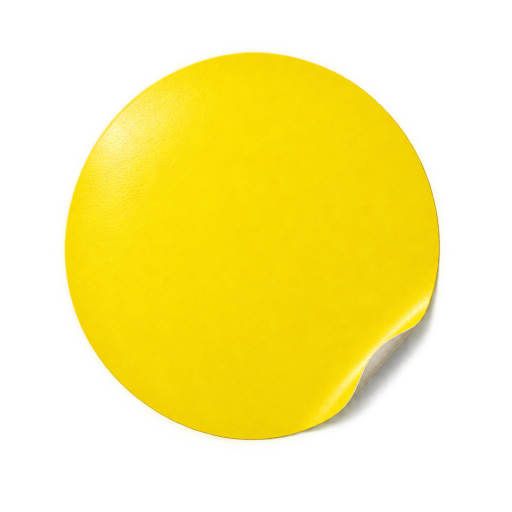
#> input picture art/objects/renders/sticker-1k.png, 1024 x 1024 px, given in place of renders, which was not available (shown at 1/2 size)
$ python contact_sheet.py ../../../../art/objects/renders --out out.png
#> lines starting #> are read from the running program, lines starting #| are printed output that depends on the picture; after the words box and inside, x2 and y2 are one past the last pixel; in counts of white or black regions, pixels touching at a corner belong together
#!/usr/bin/env python3
"""Tile renders into one sheet for review.

  contact_sheet.py a.png b.png c.png -o sheet.png --labels
  contact_sheet.py renders/*.png -o sheet.png --zone 0.2,0.1,0.8,0.4
  contact_sheet.py stage-*.png -o drift.png --drift

--zone outlines a text/safe area (fractions x0,y0,x1,y1) on every tile.
--drift adds a row of amplified differences between consecutive images, so
registration drift across stages shows up as bright pixels.
Transparent images sit on a checkerboard so edges and halos are visible.
"""
from __future__ import annotations

import argparse
import math
from pathlib import Path

from PIL import Image, ImageChops, ImageDraw, ImageOps

LABEL_H = 22


def checker(size: tuple[int, int], cell: int = 12) -> Image.Image:
    bg = Image.new("RGB", size, (235, 235, 235))
    d = ImageDraw.Draw(bg)
    for y in range(0, size[1], cell):
        for x in range((y // cell % 2) * cell, size[0], cell * 2):
            d.rectangle([x, y, x + cell - 1, y + cell - 1], fill=(200, 200, 200))
    return bg


def tile(img: Image.Image, width: int) -> Image.Image:
    h = round(img.height * width / img.width)
    img = img.resize((width, h), Image.LANCZOS)
    if img.mode in ("RGBA", "LA") or "transparency" in img.info:
        rgba = img.convert("RGBA")
        base = checker(rgba.size)
        base.paste(rgba, mask=rgba.split()[3])
        return base
    return img.convert("RGB")


def drift(a: Image.Image, b: Image.Image, width: int) -> Image.Image:
    a = a.convert("RGB")
    b = b.convert("RGB").resize(a.size, Image.LANCZOS)
    diff = ImageOps.autocontrast(ImageChops.difference(a, b).convert("L"), cutoff=1)
    return tile(diff.convert("RGB"), width)


def main() -> None:
    ap = argparse.ArgumentParser(description=__doc__, formatter_class=argparse.RawDescriptionHelpFormatter)
    ap.add_argument("images", nargs="+", type=Path)
    ap.add_argument("-o", "--out", type=Path, required=True)
    ap.add_argument("--cols", type=int, default=0, help="default: up to 4")
    ap.add_argument("--width", type=int, default=480, help="tile width in px")
    ap.add_argument("--labels", action="store_true")
    ap.add_argument("--zone", type=str, help="x0,y0,x1,y1 as fractions")
    ap.add_argument("--drift", action="store_true")
    args = ap.parse_args()

    sources = [Image.open(p) for p in args.images]
#> sources = 1 item
    tiles = [(p.name, tile(im, args.width)) for p, im in zip(args.images, sources)]
#> in tile, `img = img.resize((width, h), Image.LANCZOS)`:
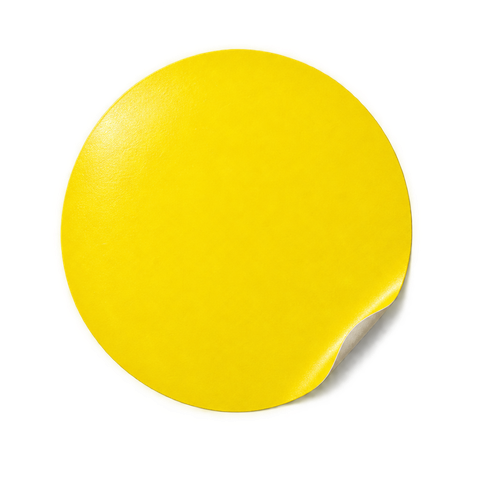
#> img: PIL image 480x480 RGBA; mean R, G, B, A 115.1, 102.2, 6.3, 109.6; transparent parts drawn white
#> in checker, `bg = Image.new("RGB", size, (235, 235, 235))`: bg: PIL image 480x480 RGB; every value is 235
#> in tile, `base = checker(rgba.size)`:
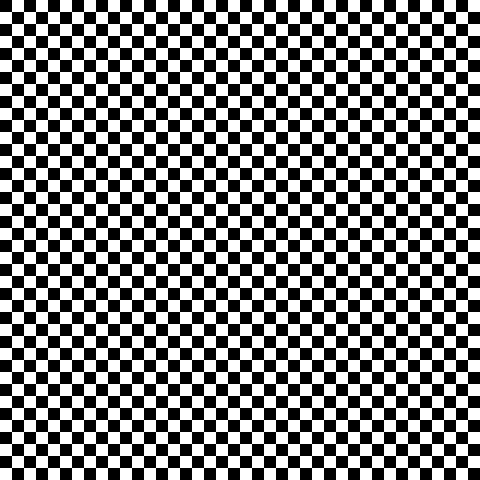
#> base: PIL image 480x480 RGB; values 200 (black) and 235 (white), 50% white; 1 white region, box (x1, y1, x2, y2) and area: (0, 0, 480, 480) 115200
#> in tile, `base.paste(rgba, mask=rgba.split()[3])`:
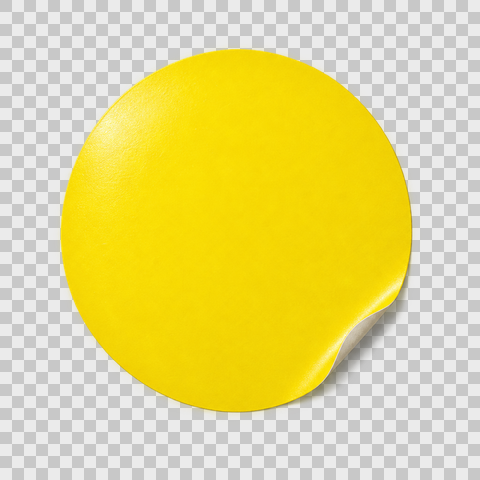
#> base: PIL image 480x480 RGB; mean R, G, B 228.7, 216.6, 128.8
#> tiles = 1 item

    if args.zone:
        x0, y0, x1, y1 = (float(v) for v in args.zone.split(","))
        for _, t in tiles:
            d = ImageDraw.Draw(t)
            box = [x0 * t.width, y0 * t.height, x1 * t.width, y1 * t.height]
            d.rectangle(box, outline=(255, 0, 90), width=2)

    if args.drift:
        for i in range(len(sources) - 1):
            name = f"drift {args.images[i].stem} > {args.images[i + 1].stem}"
            tiles.append((name, drift(sources[i], sources[i + 1], args.width)))

    cols = args.cols or min(4, len(tiles))
#> cols = 1
    rows = math.ceil(len(tiles) / cols)
#> rows = 1
    cell_h = max(t.height for _, t in tiles) + (LABEL_H if args.labels or args.drift else 0)
#> cell_h = 480
    sheet = Image.new("RGB", (cols * args.width + (cols + 1) * 8, rows * cell_h + (rows + 1) * 8), (24, 24, 24))
#> sheet: PIL image 496x496 RGB; every value is 24
    d = ImageDraw.Draw(sheet)

    for i, (name, t) in enumerate(tiles):
        x = 8 + (i % cols) * (args.width + 8)
        y = 8 + (i // cols) * (cell_h + 8)
        sheet.paste(t, (x, y))
        if args.labels or args.drift:
            d.text((x + 2, y + t.height + 4), f"{i + 1}. {name}", fill=(230, 230, 230))
#> this loop made 1 pass
#> (name, x, y) on pass 1: ('renders', 8, 8)
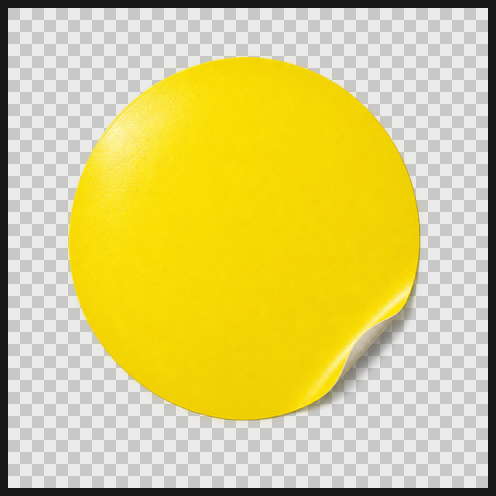
#> sheet: PIL image 496x496 RGB; mean R, G, B 215.8, 204.4, 122.1

    args.out.parent.mkdir(parents=True, exist_ok=True)
    sheet.save(args.out)
    print(f"{args.out} ({len(tiles)} tiles, {cols}x{rows})")
#| out.png (1 tiles, 1x1)


if __name__ == "__main__":
    main()

$ run again, on art/objects/renders/ticket-1k.png
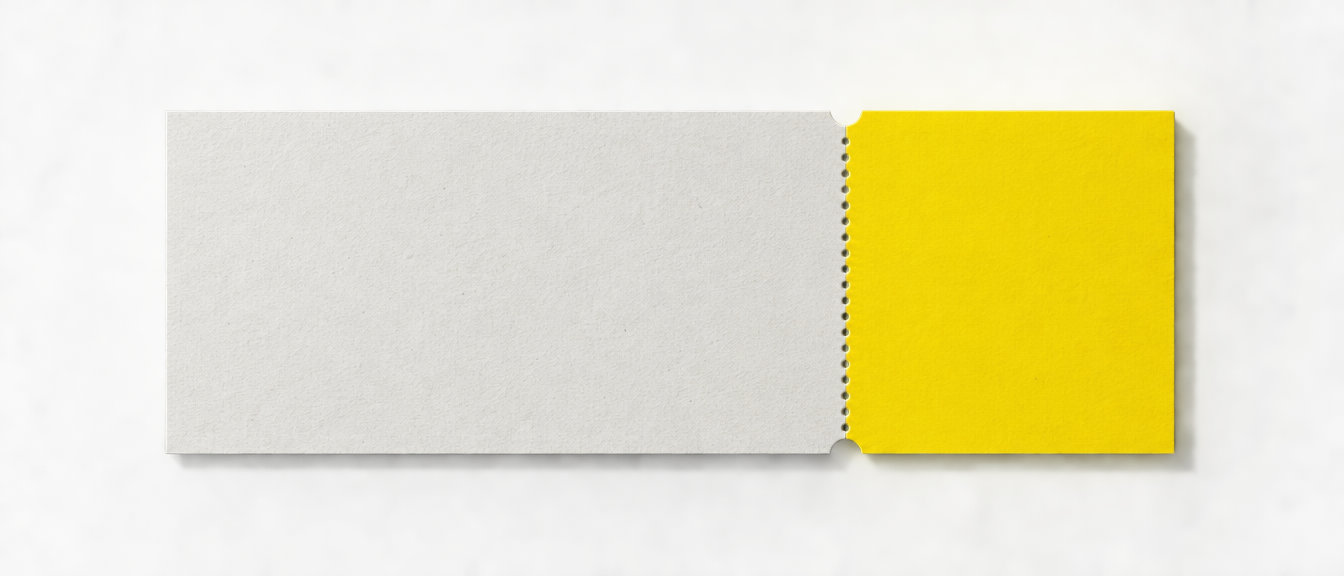
#> input picture art/objects/renders/ticket-1k.png, 1344 x 576 px, given in place of renders, which was not available
#> sources = 1 item
#> bg: PIL image 480x206 RGB; every value is 235
#> in tile, `base = checker(rgba.size)`:
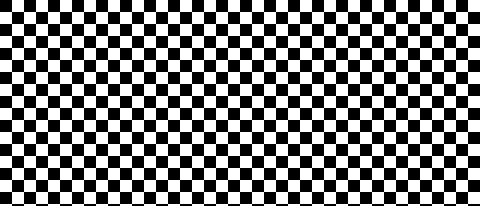
#> base: PIL image 480x206 RGB; values 200 (black) and 235 (white), 50% white; 1 white region, box (x1, y1, x2, y2) and area: (0, 0, 480, 206) 49440
#> cols = 1
#> cell_h = 206
#> the loop in main, `for i, (name, t) in enumerate(tiles):` made 1 pass
#> (name, x, y) on pass 1: ('renders', 8, 8)
#> after the loop in main, `for i, (name, t) in enumerate(tiles):`:
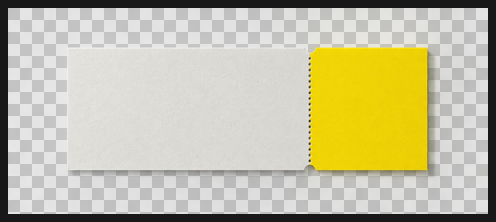
#> sheet: PIL image 496x222 RGB; mean R, G, B 195.2, 191, 162.6
#| out.png (1 tiles, 1x1)
